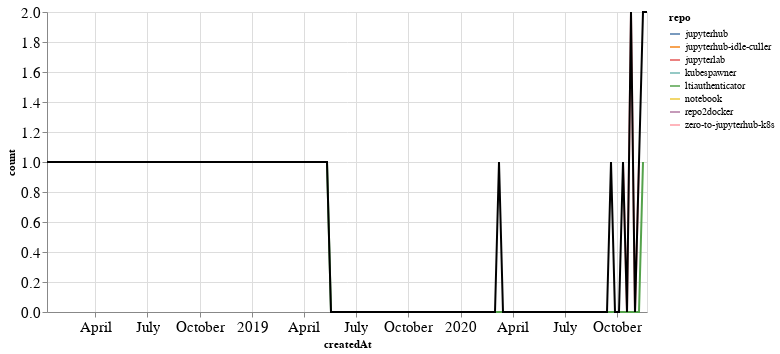

Source (notebook cell):
### Markdown cell above
### PRs

### Code cell
prs_time = prs.groupby('repo').resample('W', on='createdAt').count()['author'].reset_index()
prs_time = prs_time.rename(columns={'author': 'count'})
prs_time_total = prs_time.groupby('createdAt').agg({"count": "sum"}).reset_index()

ch1 = alt.Chart(prs_time, width=600).mark_line().encode(
    x='createdAt',
    y='count',
    color='repo',
    tooltip="repo"
)

ch2 = alt.Chart(prs_time_total, width=600).mark_line(color="black").encode(
    x='createdAt',
    y='count',
)

ch1 + ch2

### Figure 1 — Vega-Lite specification as saved in the notebook (floating-point values rounded to 4 significant figures)
{"config": {"axisLeft": {"labelFontSize": 15}, "axisBottom": {"labelFontSize": 15}}, "layer": [{"data": {"name": "data-2300fae667359e02cd5b8dca16aa5592"}, "mark": "line", "encoding": {"color": {"type": "nominal", "field": "repo"}, "tooltip": {"type": "nominal", "field": "repo"}, "x": {"type": "temporal", "field": "createdAt"}, "y": {"type": "quantitative", "field": "count"}}, "width": 600}, {"data": {"name": "data-5e72e55d58cf9242644df062d01be044"}, "mark": {"type": "line", "color": "black"}, "encoding": {"x": {"type": "temporal", "field": "createdAt"}, "y": {"type": "quantitative", "field": "count"}}, "width": 600}], "$schema": "https://vega.github.io/schema/vega-lite/v4.8.1.json", "datasets": {"data-2300fae667359e02cd5b8dca16aa5592": [{"repo": "jupyterhub", "createdAt": "2020-09-20T00:00:00", "count": 1}, {"repo": "jupyterhub-idle-culler", "createdAt": "2020-11-15T00:00:00", "count": 1}, {"repo": "jupyterlab", "createdAt": "2020-11-22T00:00:00", "count": 1}, {"repo": "kubespawner", "createdAt": "2018-01-07T00:00:00", "count": 1}, {"repo": "ltiauthenticator", "createdAt": "2019-05-12T00:00:00", "count": 1}, {"repo": "ltiauthenticator", "createdAt": "2019-05-19T00:00:00", "count": 0}, {"repo": "ltiauthenticator", "createdAt": "2019-05-26T00:00:00", "count": 0}, {"repo": "ltiauthenticator", "createdAt": "2019-06-02T00:00:00", "count": 0}, {"repo": "ltiauthenticator", "createdAt": "2019-06-09T00:00:00", "count": 0}, {"repo": "ltiauthenticator", "createdAt": "2019-06-16T00:00:00", "count": 0}, {"repo": "ltiauthenticator", "createdAt": "2019-06-23T00:00:00", "count": 0}, {"repo": "ltiauthenticator", "createdAt": "2019-06-30T00:00:00", "count": 0}, {"repo": "ltiauthenticator", "createdAt": "2019-07-07T00:00:00", "count": 0}, {"repo": "ltiauthenticator", "createdAt": "2019-07-14T00:00:00", "count": 0}, {"repo": "ltiauthenticator", "createdAt": "2019-07-21T00:00:00", "count": 0}, {"repo": "ltiauthenticator", "createdAt": "2019-07-28T00:00:00", "count": 0}, {"repo": "ltiauthenticator", "createdAt": "2019-08-04T00:00:00", "count": 0}, {"repo": "ltiauthenticator", "createdAt": "2019-08-11T00:00:00", "count": 0}, {"repo": "ltiauthenticator", "createdAt": "2019-08-18T00:00:00", "count": 0}, {"repo": "ltiauthenticator", "createdAt": "2019-08-25T00:00:00", "count": 0}, {"repo": "ltiauthenticator", "createdAt": "2019-09-01T00:00:00", "count": 0}, {"repo": "ltiauthenticator", "createdAt": "2019-09-08T00:00:00", "count": 0}, {"repo": "ltiauthenticator", "createdAt": "2019-09-15T00:00:00", "count": 0}, {"repo": "ltiauthenticator", "createdAt": "2019-09-22T00:00:00", "count": 0}, {"repo": "ltiauthenticator", "createdAt": "2019-09-29T00:00:00", "count": 0}, {"repo": "ltiauthenticator", "createdAt": "2019-10-06T00:00:00", "count": 0}, {"repo": "ltiauthenticator", "createdAt": "2019-10-13T00:00:00", "count": 0}, {"repo": "ltiauthenticator", "createdAt": "2019-10-20T00:00:00", "count": 0}, {"repo": "ltiauthenticator", "createdAt": "2019-10-27T00:00:00", "count": 0}, {"repo": "ltiauthenticator", "createdAt": "2019-11-03T00:00:00", "count": 0}, {"repo": "ltiauthenticator", "createdAt": "2019-11-10T00:00:00", "count": 0}, {"repo": "ltiauthenticator", "createdAt": "2019-11-17T00:00:00", "count": 0}, {"repo": "ltiauthenticator", "createdAt": "2019-11-24T00:00:00", "count": 0}, {"repo": "ltiauthenticator", "createdAt": "2019-12-01T00:00:00", "count": 0}, {"repo": "ltiauthenticator", "createdAt": "2019-12-08T00:00:00", "count": 0}, {"repo": "ltiauthenticator", "createdAt": "2019-12-15T00:00:00", "count": 0}, {"repo": "ltiauthenticator", "createdAt": "2019-12-22T00:00:00", "count": 0}, {"repo": "ltiauthenticator", "createdAt": "2019-12-29T00:00:00", "count": 0}, {"repo": "ltiauthenticator", "createdAt": "2020-01-05T00:00:00", "count": 0}, {"repo": "ltiauthenticator", "createdAt": "2020-01-12T00:00:00", "count": 0}, {"repo": "ltiauthenticator", "createdAt": "2020-01-19T00:00:00", "count": 0}, {"repo": "ltiauthenticator", "createdAt": "2020-01-26T00:00:00", "count": 0}, {"repo": "ltiauthenticator", "createdAt": "2020-02-02T00:00:00", "count": 0}, {"repo": "ltiauthenticator", "createdAt": "2020-02-09T00:00:00", "count": 0}, {"repo": "ltiauthenticator", "createdAt": "2020-02-16T00:00:00", "count": 0}, {"repo": "ltiauthenticator", "createdAt": "2020-02-23T00:00:00", "count": 0}, {"repo": "ltiauthenticator", "createdAt": "2020-03-01T00:00:00", "count": 0}, {"repo": "ltiauthenticator", "createdAt": "2020-03-08T00:00:00", "count": 0}, {"repo": "ltiauthenticator", "createdAt": "2020-03-15T00:00:00", "count": 0}, {"repo": "ltiauthenticator", "createdAt": "2020-03-22T00:00:00", "count": 0}, {"repo": "ltiauthenticator", "createdAt": "2020-03-29T00:00:00", "count": 0}, {"repo": "ltiauthenticator", "createdAt": "2020-04-05T00:00:00", "count": 0}, {"repo": "ltiauthenticator", "createdAt": "2020-04-12T00:00:00", "count": 0}, {"repo": "ltiauthenticator", "createdAt": "2020-04-19T00:00:00", "count": 0}, {"repo": "ltiauthenticator", "createdAt": "2020-04-26T00:00:00", "count": 0}, {"repo": "ltiauthenticator", "createdAt": "2020-05-03T00:00:00", "count": 0}, {"repo": "ltiauthenticator", "createdAt": "2020-05-10T00:00:00", "count": 0}, {"repo": "ltiauthenticator", "createdAt": "2020-05-17T00:00:00", "count": 0}, {"repo": "ltiauthenticator", "createdAt": "2020-05-24T00:00:00", "count": 0}, {"repo": "ltiauthenticator", "createdAt": "2020-05-31T00:00:00", "count": 0}, {"repo": "ltiauthenticator", "createdAt": "2020-06-07T00:00:00", "count": 0}, {"repo": "ltiauthenticator", "createdAt": "2020-06-14T00:00:00", "count": 0}, {"repo": "ltiauthenticator", "createdAt": "2020-06-21T00:00:00", "count": 0}, {"repo": "ltiauthenticator", "createdAt": "2020-06-28T00:00:00", "count": 0}, {"repo": "ltiauthenticator", "createdAt": "2020-07-05T00:00:00", "count": 0}, {"repo": "ltiauthenticator", "createdAt": "2020-07-12T00:00:00", "count": 0}, {"repo": "ltiauthenticator", "createdAt": "2020-07-19T00:00:00", "count": 0}, {"repo": "ltiauthenticator", "createdAt": "2020-07-26T00:00:00", "count": 0}, {"repo": "ltiauthenticator", "createdAt": "2020-08-02T00:00:00", "count": 0}, {"repo": "ltiauthenticator", "createdAt": "2020-08-09T00:00:00", "count": 0}, {"repo": "ltiauthenticator", "createdAt": "2020-08-16T00:00:00", "count": 0}, {"repo": "ltiauthenticator", "createdAt": "2020-08-23T00:00:00", "count": 0}, {"repo": "ltiauthenticator", "createdAt": "2020-08-30T00:00:00", "count": 0}, {"repo": "ltiauthenticator", "createdAt": "2020-09-06T00:00:00", "count": 0}, {"repo": "ltiauthenticator", "createdAt": "2020-09-13T00:00:00", "count": 0}, {"repo": "ltiauthenticator", "createdAt": "2020-09-20T00:00:00", "count": 0}, {"repo": "ltiauthenticator", "createdAt": "2020-09-27T00:00:00", "count": 0}, {"repo": "ltiauthenticator", "createdAt": "2020-10-04T00:00:00", "count": 0}, {"repo": "ltiauthenticator", "createdAt": "2020-10-11T00:00:00", "count": 0}, {"repo": "ltiauthenticator", "createdAt": "2020-10-18T00:00:00", "count": 0}, {"repo": "ltiauthenticator", "createdAt": "2020-10-25T00:00:00", "count": 0}, {"repo": "ltiauthenticator", "createdAt": "2020-11-01T00:00:00", "count": 0}, {"repo": "ltiauthenticator", "createdAt": "2020-11-08T00:00:00", "count": 0}, {"repo": "ltiauthenticator", "createdAt": "2020-11-15T00:00:00", "count": 1}, {"repo": "notebook", "createdAt": "2020-11-22T00:00:00", "count": 1}, {"repo": "repo2docker", "createdAt": "2020-03-08T00:00:00", "count": 1}, {"repo": "zero-to-jupyterhub-k8s", "createdAt": "2020-10-11T00:00:00", "count": 1}, {"repo": "zero-to-jupyterhub-k8s", "createdAt": "2020-10-18T00:00:00", "count": 0}, {"repo": "zero-to-jupyterhub-k8s", "createdAt": "2020-10-25T00:00:00", "count": 2}, {"repo": "zero-to-jupyterhub-k8s", "createdAt": "2020-11-01T00:00:00", "count": 0}, {"repo": "zero-to-jupyterhub-k8s", "createdAt": "2020-11-08T00:00:00", "count": 1}], "data-5e72e55d58cf9242644df062d01be044": [{"createdAt": "2018-01-07T00:00:00", "count": 1}, {"createdAt": "2019-05-12T00:00:00", "count": 1}, {"createdAt": "2019-05-19T00:00:00", "count": 0}, {"createdAt": "2019-05-26T00:00:00", "count": 0}, {"createdAt": "2019-06-02T00:00:00", "count": 0}, {"createdAt": "2019-06-09T00:00:00", "count": 0}, {"createdAt": "2019-06-16T00:00:00", "count": 0}, {"createdAt": "2019-06-23T00:00:00", "count": 0}, {"createdAt": "2019-06-30T00:00:00", "count": 0}, {"createdAt": "2019-07-07T00:00:00", "count": 0}, {"createdAt": "2019-07-14T00:00:00", "count": 0}, {"createdAt": "2019-07-21T00:00:00", "count": 0}, {"createdAt": "2019-07-28T00:00:00", "count": 0}, {"createdAt": "2019-08-04T00:00:00", "count": 0}, {"createdAt": "2019-08-11T00:00:00", "count": 0}, {"createdAt": "2019-08-18T00:00:00", "count": 0}, {"createdAt": "2019-08-25T00:00:00", "count": 0}, {"createdAt": "2019-09-01T00:00:00", "count": 0}, {"createdAt": "2019-09-08T00:00:00", "count": 0}, {"createdAt": "2019-09-15T00:00:00", "count": 0}, {"createdAt": "2019-09-22T00:00:00", "count": 0}, {"createdAt": "2019-09-29T00:00:00", "count": 0}, {"createdAt": "2019-10-06T00:00:00", "count": 0}, {"createdAt": "2019-10-13T00:00:00", "count": 0}, {"createdAt": "2019-10-20T00:00:00", "count": 0}, {"createdAt": "2019-10-27T00:00:00", "count": 0}, {"createdAt": "2019-11-03T00:00:00", "count": 0}, {"createdAt": "2019-11-10T00:00:00", "count": 0}, {"createdAt": "2019-11-17T00:00:00", "count": 0}, {"createdAt": "2019-11-24T00:00:00", "count": 0}, {"createdAt": "2019-12-01T00:00:00", "count": 0}, {"createdAt": "2019-12-08T00:00:00", "count": 0}, {"createdAt": "2019-12-15T00:00:00", "count": 0}, {"createdAt": "2019-12-22T00:00:00", "count": 0}, {"createdAt": "2019-12-29T00:00:00", "count": 0}, {"createdAt": "2020-01-05T00:00:00", "count": 0}, {"createdAt": "2020-01-12T00:00:00", "count": 0}, {"createdAt": "2020-01-19T00:00:00", "count": 0}, {"createdAt": "2020-01-26T00:00:00", "count": 0}, {"createdAt": "2020-02-02T00:00:00", "count": 0}, {"createdAt": "2020-02-09T00:00:00", "count": 0}, {"createdAt": "2020-02-16T00:00:00", "count": 0}, {"createdAt": "2020-02-23T00:00:00", "count": 0}, {"createdAt": "2020-03-01T00:00:00", "count": 0}, {"createdAt": "2020-03-08T00:00:00", "count": 1}, {"createdAt": "2020-03-15T00:00:00", "count": 0}, {"createdAt": "2020-03-22T00:00:00", "count": 0}, {"createdAt": "2020-03-29T00:00:00", "count": 0}, {"createdAt": "2020-04-05T00:00:00", "count": 0}, {"createdAt": "2020-04-12T00:00:00", "count": 0}, {"createdAt": "2020-04-19T00:00:00", "count": 0}, {"createdAt": "2020-04-26T00:00:00", "count": 0}, {"createdAt": "2020-05-03T00:00:00", "count": 0}, {"createdAt": "2020-05-10T00:00:00", "count": 0}, {"createdAt": "2020-05-17T00:00:00", "count": 0}, {"createdAt": "2020-05-24T00:00:00", "count": 0}, {"createdAt": "2020-05-31T00:00:00", "count": 0}, {"createdAt": "2020-06-07T00:00:00", "count": 0}, {"createdAt": "2020-06-14T00:00:00", "count": 0}, {"createdAt": "2020-06-21T00:00:00", "count": 0}, {"createdAt": "2020-06-28T00:00:00", "count": 0}, {"createdAt": "2020-07-05T00:00:00", "count": 0}, {"createdAt": "2020-07-12T00:00:00", "count": 0}, {"createdAt": "2020-07-19T00:00:00", "count": 0}, {"createdAt": "2020-07-26T00:00:00", "count": 0}, {"createdAt": "2020-08-02T00:00:00", "count": 0}, {"createdAt": "2020-08-09T00:00:00", "count": 0}, {"createdAt": "2020-08-16T00:00:00", "count": 0}, {"createdAt": "2020-08-23T00:00:00", "count": 0}, {"createdAt": "2020-08-30T00:00:00", "count": 0}, {"createdAt": "2020-09-06T00:00:00", "count": 0}, {"createdAt": "2020-09-13T00:00:00", "count": 0}, {"createdAt": "2020-09-20T00:00:00", "count": 1}, {"createdAt": "2020-09-27T00:00:00", "count": 0}, {"createdAt": "2020-10-04T00:00:00", "count": 0}, {"createdAt": "2020-10-11T00:00:00", "count": 1}, {"createdAt": "2020-10-18T00:00:00", "count": 0}, {"createdAt": "2020-10-25T00:00:00", "count": 2}, {"createdAt": "2020-11-01T00:00:00", "count": 0}, {"createdAt": "2020-11-08T00:00:00", "count": 1}, {"createdAt": "2020-11-15T00:00:00", "count": 2}, {"createdAt": "2020-11-22T00:00:00", "count": 2}]}}
